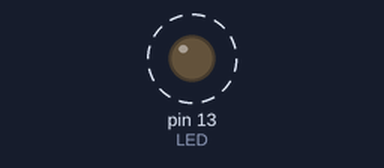
Simulated run of this sketch. Board: Arduino Uno, built with avr-gcc and run on an emulated ATmega328P. Shown: output pins drawn as LEDs (lit = HIGH). Dashed ring = blinking.

Above: at 0.3 s.
Timing chart, 0 to 3.6 s (numbered marks = the images above):
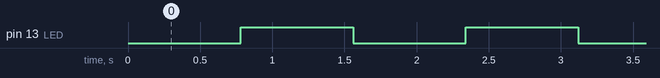

Measured:
- by itself, pin 13 (LED): alternates HIGH for 0.78 s and LOW for 0.78 s

The sketch:

LedSangDan.ino
```cpp
int brightness = 0;
int LED=13;
void setup()
{
  pinMode(LED, OUTPUT);
}
void loop()
{
  for (brightness = 0; brightness <=255 ; brightness +=5){// tăng dần độ sáng của led
    analogWrite(LED,brightness);
    delay(30);// Độ trễ 30ms
  }
  for (brightness = 255; brightness <=0 ; brightness -=5) { //giảm dần độ sáng của led
  analogWrite(LED,brightness);
    delay(30);}
}
```
